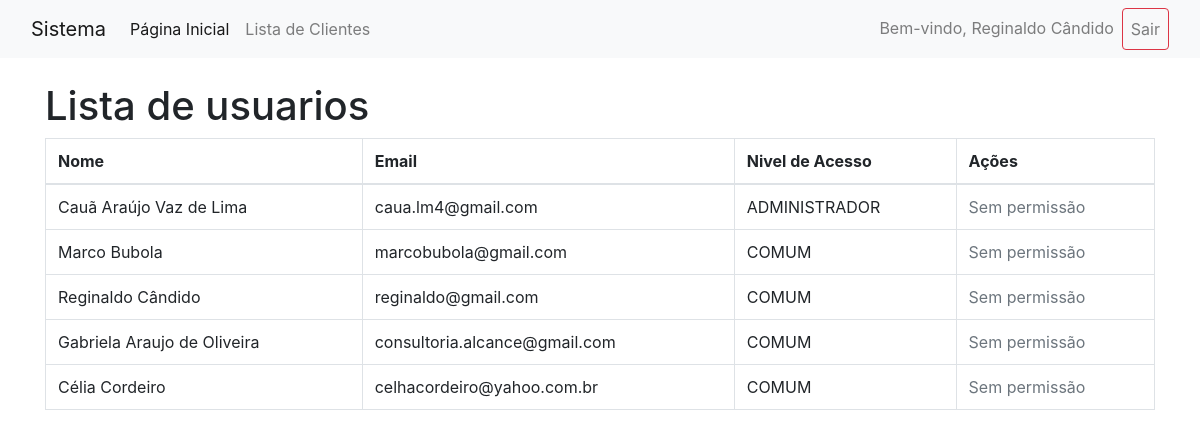
Page /cadastro_cliente/lista_usuarios.php (signed in) on the committed database.
### tables this page shows
CREATE TABLE `usuarios` (
  `id` int NOT NULL AUTO_INCREMENT,
  `nome` varchar(100) NOT NULL,
  `email` varchar(100) NOT NULL,
  `senha` varchar(255) NOT NULL,
  `nivel_acesso` varchar(255) NOT NULL,
  PRIMARY KEY (`id`),
  UNIQUE KEY `email` (`email`)
);

### cadastro_cliente/lista_usuarios.php (the view, shortened to what this page needs)
<?php
include 'conexao.php';
include 'menu.php';
$usuarios = $conn->query("SELECT * FROM usuarios")->fetchAll(PDO::FETCH_ASSOC);
?>
<!DOCTYPE html>
<html lang="pt-br">
<head>
  <link rel="stylesheet" href="https://maxcdn.bootstrapcdn.com/bootstrap/4.5.2/css/bootstrap.min.css">
</head>
<body>
  <div class="container">
    <h1 class="mt-4">Lista de usuarios</h1>
    <table class="table table-bordered">
      <thead>
        <tr>
          <th>Nome</th>
          <th>Email</th>
          <th>Nivel de Acesso</th>
          <th>Ações</th>
        </tr>
      </thead>
      <tbody>
        <?php foreach ($usuarios as $usuarios): ?>
          <tr>
            <td><?= htmlspecialchars($usuarios['nome']) ?></td>
            <td><?= htmlspecialchars($usuarios['email']) ?></td>
            <td><?= htmlspecialchars($usuarios['nivel_acesso']) ?></td>
            <td>
              <?php if ($_SESSION['nivel_acesso'] == 'ADMINISTRADOR'): ?>
                <a href="editar_usuarios.php?id=<?= $usuarios['id'] ?>" class="btn btn-warning">Editar</a>
                <a href="excluir_usuarios.php?id=<?= $usuarios['id'] ?>" class="btn btn-danger"
                  onclick="return confirm('A exclusão será permanente! Tem certeza disso?')">Excluir</a>
              <?php else: ?>
                <span class="text-muted">Sem permissão</span>
              <?php endif; ?>
            </td>
          </tr>
        <?php endforeach; ?>
      </tbody>
    </table>
  </div>
</body>
</html>

### rows in the picture
usuarios: nome "Cauã Araújo Vaz de Lima", email "caua.lm4@gmail.com", nivel_acesso "ADMINISTRADOR"
usuarios: nome "Marco Bubola", email "marcobubola@gmail.com", nivel_acesso "COMUM"
usuarios: nome "Reginaldo Cândido", email "reginaldo@gmail.com", nivel_acesso "COMUM"
usuarios: nome "Gabriela Araujo de Oliveira", email "consultoria.alcance@gmail.com", nivel_acesso "COMUM"
usuarios: nome "Célia Cordeiro", email "celhacordeiro@yahoo.com.br", nivel_acesso "COMUM"

### other values in the picture
$_SESSION['nome_usuario'] "Reginaldo Cândido"
